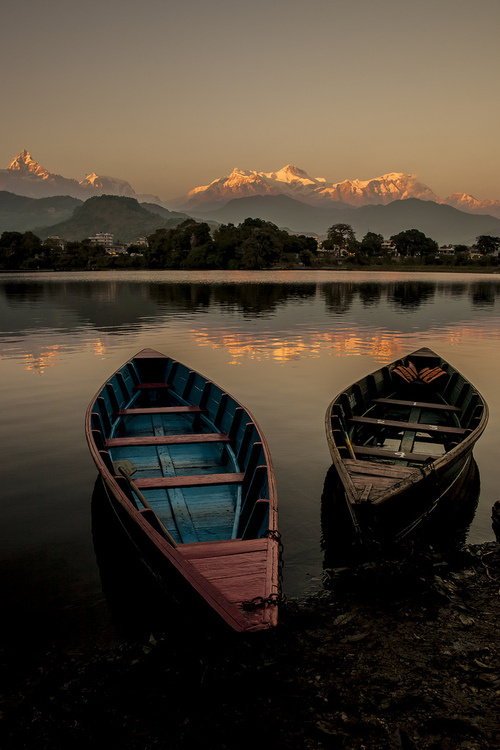
//> input picture opencv_c++/Moment/Moment/1.jpg, 500 x 750 px
$ ./main   (built with g++ and OpenCV 4)
//> lines starting //> are read from the running program, lines starting //| are printed output that depends on the picture; after the words box and inside, x2 and y2 are one past the last pixel; in counts of white or black regions, pixels touching at a corner belong together
#include<iostream>
#include<opencv2\imgproc\imgproc.hpp>
#include<opencv2\highgui\highgui.hpp>

using namespace std;
using namespace cv;

#define WINDOW_NAME1 "原始图窗口"
#define WINDOW_NAME2 "效果图窗口"

Mat g_srcImage, g_grayImage;
int g_nThresh = 50;
int g_MaxThresh = 255;
RNG g_rng;
Mat g_cannyMat_output;
vector<vector<Point>>  g_contours; //存轮廓
vector<Vec4i>  g_hierarchy;

void on_ThreshChange(int, void*);


int main()
{
	g_srcImage = imread("1.jpg");
//> g_srcImage is the input picture: 750 rows x 500 cols, CV_8UC3; mean B, G, R 49.9, 62.5, 72.9
	cvtColor(g_srcImage, g_grayImage, COLOR_BGR2GRAY);  //灰度化
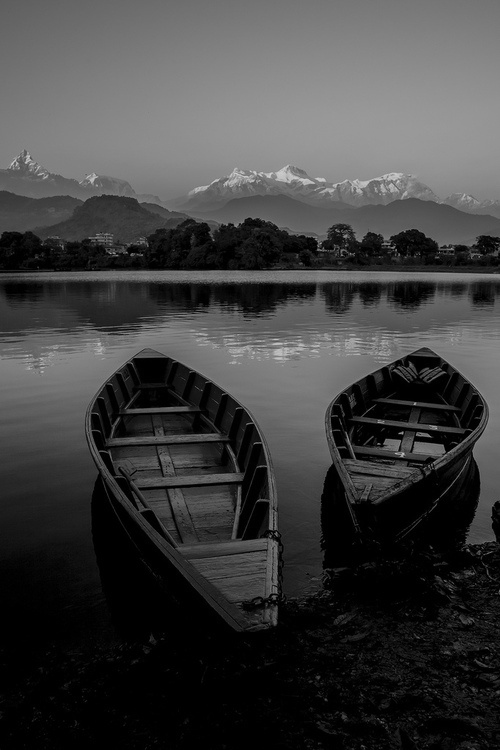
//> g_grayImage: 750 rows x 500 cols, CV_8UC1; min 0, max 209, mean 64.2
	blur(g_grayImage, g_grayImage, Size(3, 3));         //平滑
	namedWindow(WINDOW_NAME1, WINDOW_AUTOSIZE);
	imshow(WINDOW_NAME1, g_srcImage);

	createTrackbar("阈值", WINDOW_NAME1, &g_nThresh, g_MaxThresh, on_ThreshChange);
	on_ThreshChange(0, 0);

	waitKey();
	return 0;
}

void on_ThreshChange(int, void*)
{
	Canny(g_grayImage, g_cannyMat_output, g_nThresh, g_nThresh * 2, 3);
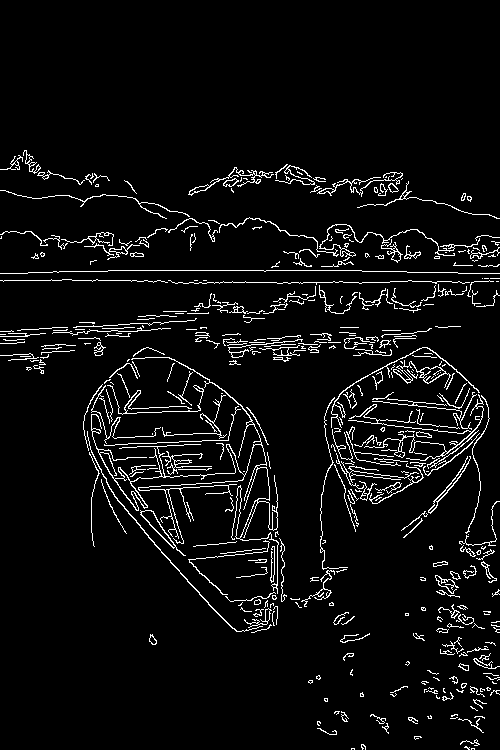
//> g_cannyMat_output: 750 rows x 500 cols, CV_8UC1; 5.3% white in thin lines or dots, all inside (x1, y1, x2, y2) = (0, 150, 500, 750)
	//canny检测边缘
	imshow("canny", g_cannyMat_output);
	findContours(g_cannyMat_output, g_contours, g_hierarchy, RETR_TREE, CHAIN_APPROX_SIMPLE, Point(0, 0));
//> g_contours = 528 contours, 433 with area under 20; largest, box (x1, y1, x2, y2) and area: (91, 357, 279, 594) 675, (114, 467, 148, 511) 346, (140, 510, 186, 556) 340, (393, 360, 451, 388) 302, (141, 510, 176, 548) 276; g_hierarchy = 528 items, first 8: [1, -1, -1, -1], [2, 0, -1, -1], [3, 1, -1, -1], [4, 2, -1, -1], [6, 3, 5, -1], [-1, -1, -1, 4], [7, 4, -1, -1], [8, 6, -1, -1]
	//找到轮廓 ,在这里debug下正常，release模式下有内存访问的错误。
	vector<Moments>  mu(g_contours.size());
//> mu = 528 items
	//用来存放计算来得矩信息。
	//可以转到定义取看下Monment的值，实际上包含了10个矩，具体为：
	//Moments(double m00, double m10, double m01, double m20, double m11,
    //        double m02, double m30, double m21, double m12, double m03 )


	//遍历每一个区域，计算矩信息
	for (int i = 0;i < g_contours.size();i++)
	{
		mu[i] = moments(g_contours[i]);      //计算矩信息
	}

	//计算中心矩
	vector<Point2f>  mc(g_contours.size());  //中心距，分别x方向和y方向的，实际上就是质心
	for (int i = 0;i < g_contours.size();i++)
	{
		mc[i] = Point2f(float(mu[i].m10 / mu[i].m00), float(mu[i].m01 / mu[i].m00));
		//中心距的求法：一阶矩/零阶矩
	}
//> after the loop, mc = 528 Points (x, y), first 12: [472.5, 748.3], [352.5, 748.3], [466.5, 747.3], [362.8, 746.1], [472.4, 741.6], [475.7, 740.7], [418.1, 736.4], [326.6, 730.5], [385.8, 727.3], [386, 727.2], [318.3, 722.8], [474.6, 723.7]

	Mat drawing = Mat::zeros(g_cannyMat_output.size(), CV_8UC3);

	//画图
	for (int i = 0;i < g_contours.size();i++)
	{
		Scalar color(g_rng.uniform(0, 255), g_rng.uniform(0, 255), g_rng.uniform(0, 255));
		drawContours(drawing, g_contours, i, color, 2, 8, g_hierarchy, 0);
		//这里的遍历体现在这个i上,绘制边缘
		circle(drawing, mc[i], 5, color);       //这里画的圆表示质心所在的位置
	}
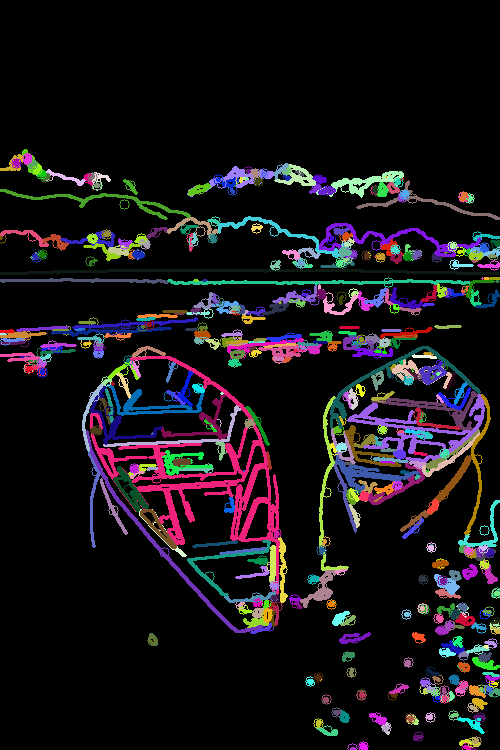
//> drawing: 750 rows x 500 cols, CV_8UC3; mean B, G, R 23.3, 19.5, 22.7
	imshow(WINDOW_NAME2, drawing);

	cout << "----输出面积和轮廓长度：-------" << endl;
	cout << "-----当前canny检测阈值为：" << g_nThresh << "-------" << endl;
//| -----当前canny检测阈值为：50-------
	for (int i = 0;i < g_contours.size();i++)
	{
		cout << "第" << i << "个轮廓的面积为：" << mu[i].m00 << endl;
	}
//> this loop made 528 passes
//| 第0个轮廓的面积为：1
//| 第1个轮廓的面积为：1
//| 第2个轮廓的面积为：4
//| 第3个轮廓的面积为：5
//| 第4个轮廓的面积为：12
//| 第5个轮廓的面积为：5.5
//| 第6个轮廓的面积为：1.5
//| 第7个轮廓的面积为：6
//> (output is shown up to pass 8 of 528)

}
